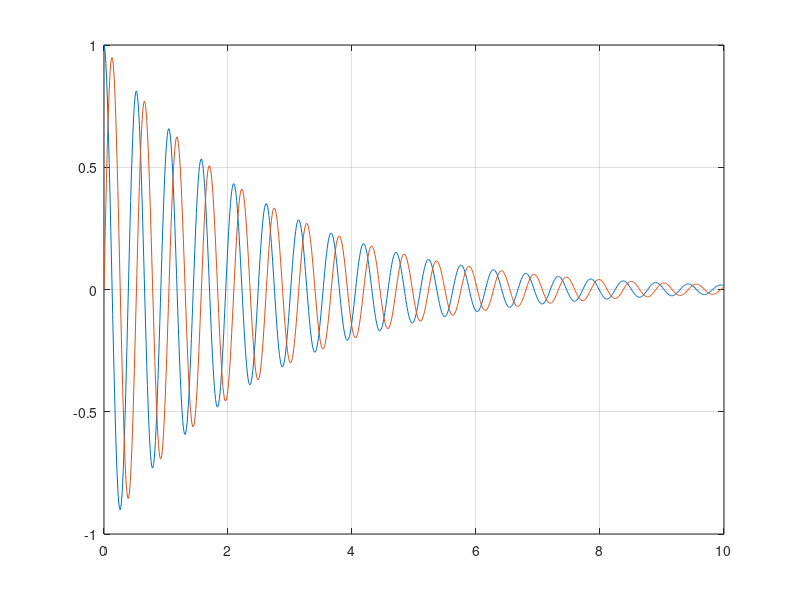

The MATLAB source for this figure:
% Name: Julian Wolters
% Letzten beiden Ziffern der Matrikelnummer: 2 und 2
% 2+2=4 und 10+2=12

t = 0:.01:10;
y = exp((-.4+i*12)*t);
plot(t,real(y), t,imag(y));
grid on